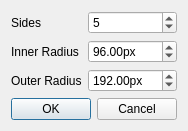
<?xml version="1.0" encoding="UTF-8"?>
<ui version="4.0">
 <class>Dialog_Insert_Star</class>
 <widget class="QDialog" name="Dialog_Insert_Star">
  <property name="geometry">
   <rect>
    <x>0</x>
    <y>0</y>
    <width>184</width>
    <height>131</height>
   </rect>
  </property>
  <property name="windowTitle">
   <string>Insert Star</string>
  </property>
  <property name="windowIcon">
   <iconset theme="draw-star"/>
  </property>
  <layout class="QGridLayout" name="gridLayout">
   <item row="0" column="0">
    <widget class="QLabel" name="label">
     <property name="sizePolicy">
      <sizepolicy hsizetype="Fixed" vsizetype="Preferred">
       <horstretch>0</horstretch>
       <verstretch>0</verstretch>
      </sizepolicy>
     </property>
     <property name="text">
      <string>Sides</string>
     </property>
    </widget>
   </item>
   <item row="0" column="1">
    <widget class="QSpinBox" name="spin_sides">
     <property name="minimum">
      <number>3</number>
     </property>
     <property name="maximum">
      <number>32</number>
     </property>
     <property name="value">
      <number>5</number>
     </property>
    </widget>
   </item>
   <item row="1" column="0">
    <widget class="QLabel" name="label_2">
     <property name="sizePolicy">
      <sizepolicy hsizetype="Fixed" vsizetype="Preferred">
       <horstretch>0</horstretch>
       <verstretch>0</verstretch>
      </sizepolicy>
     </property>
     <property name="text">
      <string>Inner Radius</string>
     </property>
    </widget>
   </item>
   <item row="1" column="1">
    <widget class="QDoubleSpinBox" name="spin_inner_radius">
     <property name="suffix">
      <string>px</string>
     </property>
     <property name="minimum">
      <double>1.000000000000000</double>
     </property>
     <property name="maximum">
      <double>1024.000000000000000</double>
     </property>
     <property name="value">
      <double>96.000000000000000</double>
     </property>
    </widget>
   </item>
   <item row="2" column="0">
    <widget class="QLabel" name="label_3">
     <property name="sizePolicy">
      <sizepolicy hsizetype="Fixed" vsizetype="Preferred">
       <horstretch>0</horstretch>
       <verstretch>0</verstretch>
      </sizepolicy>
     </property>
     <property name="text">
      <string>Outer Radius</string>
     </property>
    </widget>
   </item>
   <item row="2" column="1">
    <widget class="QDoubleSpinBox" name="spin_outer_radius">
     <property name="suffix">
      <string>px</string>
     </property>
     <property name="minimum">
      <double>1.000000000000000</double>
     </property>
     <property name="maximum">
      <double>1024.000000000000000</double>
     </property>
     <property name="value">
      <double>192.000000000000000</double>
     </property>
    </widget>
   </item>
   <item row="3" column="0" colspan="2">
    <widget class="QDialogButtonBox" name="buttonBox">
     <property name="orientation">
      <enum>Qt::Horizontal</enum>
     </property>
     <property name="standardButtons">
      <set>QDialogButtonBox::Cancel|QDialogButtonBox::Ok</set>
     </property>
    </widget>
   </item>
  </layout>
 </widget>
 <resources/>
 <connections>
  <connection>
   <sender>buttonBox</sender>
   <signal>accepted()</signal>
   <receiver>Dialog_Insert_Star</receiver>
   <slot>accept()</slot>
   <hints>
    <hint type="sourcelabel">
     <x>248</x>
     <y>254</y>
    </hint>
    <hint type="destinationlabel">
     <x>157</x>
     <y>274</y>
    </hint>
   </hints>
  </connection>
  <connection>
   <sender>buttonBox</sender>
   <signal>rejected()</signal>
   <receiver>Dialog_Insert_Star</receiver>
   <slot>reject()</slot>
   <hints>
    <hint type="sourcelabel">
     <x>316</x>
     <y>260</y>
    </hint>
    <hint type="destinationlabel">
     <x>286</x>
     <y>274</y>
    </hint>
   </hints>
  </connection>
 </connections>
</ui>
